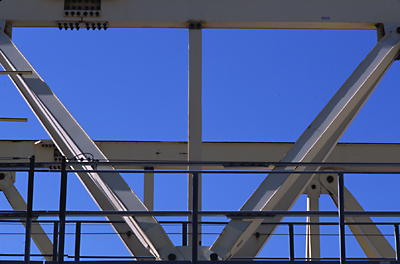
%> input picture 2B/L1_Hough_transform_Lines/images/gantrycrane.png, 400 x 264 px
$ octave hough_example.m   (GNU Octave 9; MATLAB toolbox functions it lacks are replaced by stand-ins)
%> lines starting %> are read from the running program, lines starting %| are printed output that depends on the picture
img = imread('images/gantrycrane.png');
%> img is the input picture: size 264x400x3 uint8; mean R, G, B 73.3, 93.1, 147.3
img_gray = rgb2gray(img);
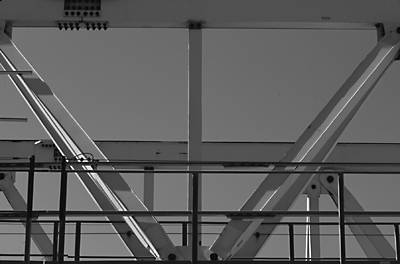
%> img_gray: size 264x400 uint8; min 0, max 255, mean 93.4
edge_binary = edge(img_gray, 'canny');
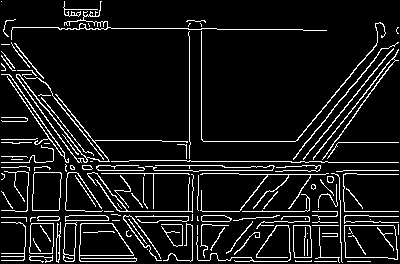
%> edge_binary: size 264x400 logical; 9.2% white in thin lines or dots
imshow(edge_binary);
pause;

[hough_mat, theta_vec, rho_vec] = hough(edge_binary,'RhoResolution',0.5,'ThetaResolution',0.5);
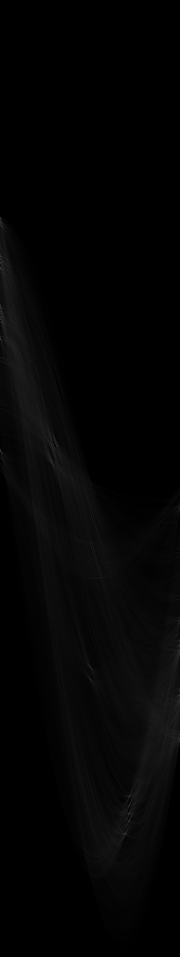
%> hough_mat: size 1913x360 double (shown at 1/2 size); min 0, max 297, mean 5.1; drawn with min black and max white
%> theta_vec = 360 values from -90 to 89.5; rho_vec = 1913 values from -478 to 478

imshow(imadjust(mat2gray(hough_mat)), 'XData', theta_vec, 'YData', rho_vec, ...
    'InitialMagnification', 'fit');
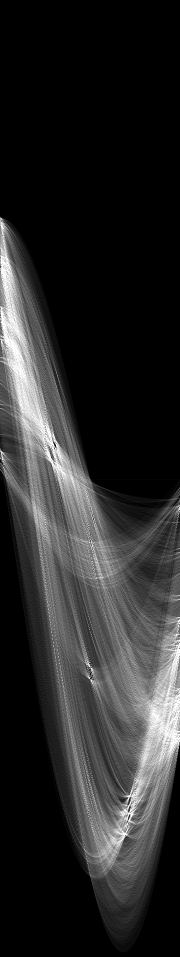
%> displayed picture: size 1913x360, on the screen's scale of 0 to 255 (shown at 1/2 size); min 0, max 255, mean 41.2
axis on, axis normal, hold on;
%colormap(gca,hot);

%pause;

peaks = houghpeaks(hough_mat, 20, 'Threshold', 0.3 * max(hough_mat(:)));
%> peaks = [535 1; 617 1; 435 1; 679 2; 1359 181; 507 1; 1335 181; 639 2; 899 1; 1628 259; 888 112; 1592 260]
peaks_x = theta_vec(peaks(:, 2));
%> peaks_x = [-90 -90 -90 -89.5 0 -90 0 -89.5 -90 39 -34.5 39.5]
peaks_y = rho_vec(peaks(:, 1));
%> peaks_y = [-211 -170 -261 -139 201 -225 189 -159 -29 335.5 -34.5 317.5]
plot(peaks_x, peaks_y, 's', 'color', 'red', 'MarkerSize', 10);
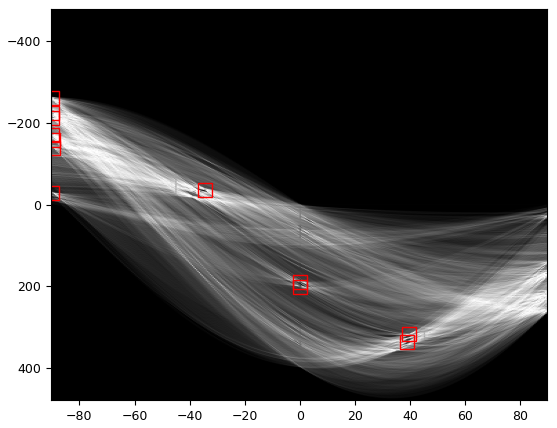
%> figure redrawn from the program's plot data

pause;
clf;

imshow(img); hold on;
lines = houghlines(edge_binary, theta_vec, rho_vec, peaks, 'FillGap', 100, 'MinLength', 20);
%> lines = 12 lines; longest, point1 to point2 (x, y): (4, 30) to (397, 30), (16, 212) to (399, 212), (24, 226) to (399, 226), (2, 140) to (372, 143), (30, 171) to (399, 171), (12, 160) to (372, 163)
max_len = 0;
for k = 1:length(lines)
    xy = [lines(k).point1; lines(k).point2];
    plot(xy(:, 1), xy(:, 2), 'LineWidth', 1, 'Color', 'green');
end
%> this loop made 12 passes
%> xy on passes 1 to 12: [16 212; 399 212], [30 171; 399 171], [42 262; 371 262], [2 140; 372 143], [202 21; 202 261], [24 226; 399 226], [190 21; 190 261], [12 160; 372 163], [4 30; 397 30], [222 261; 399 43], [3 65; 137 260], [204 254; 386 33]
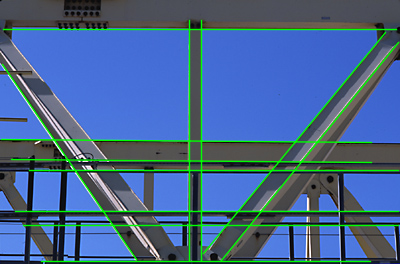
%> figure redrawn from the program's plot data
